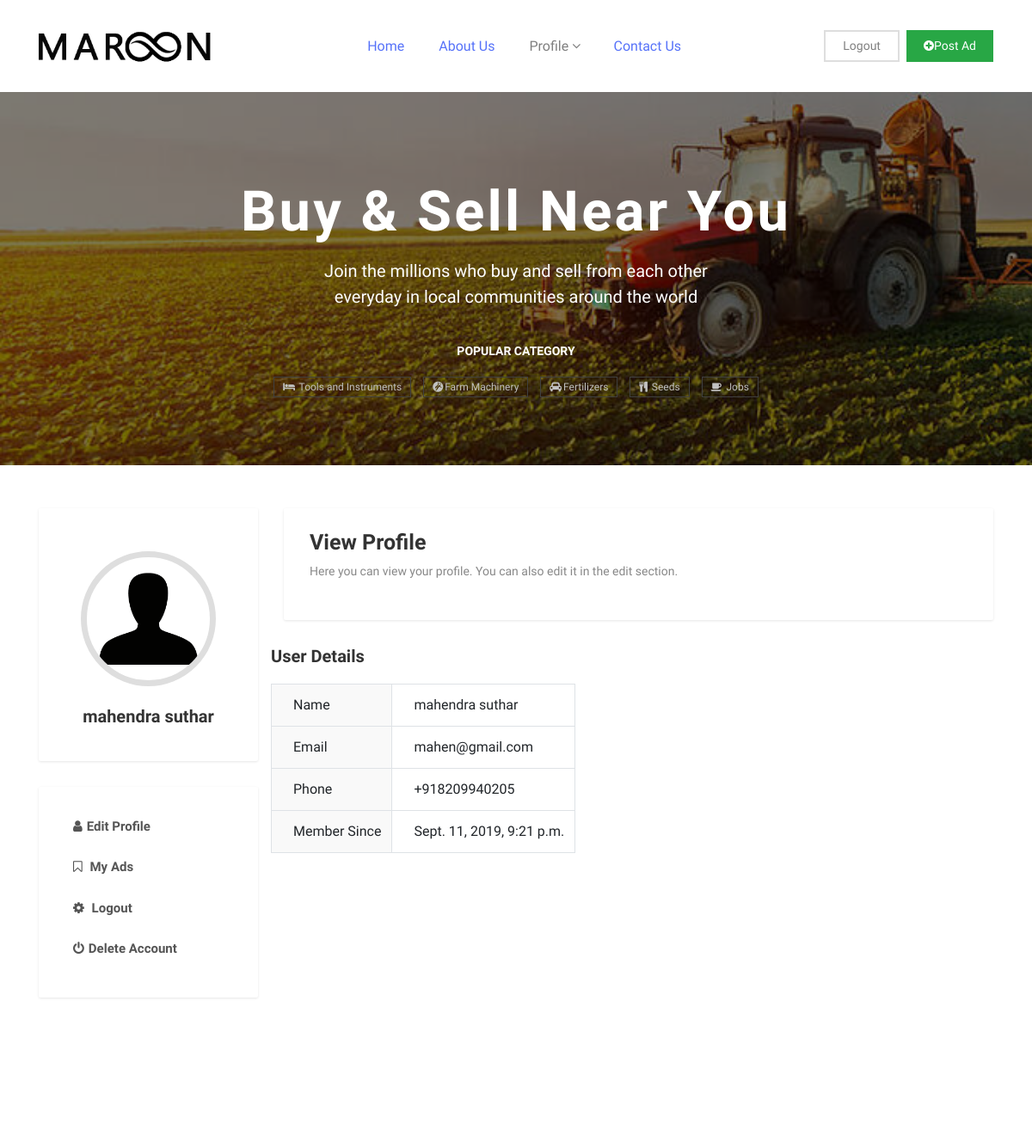
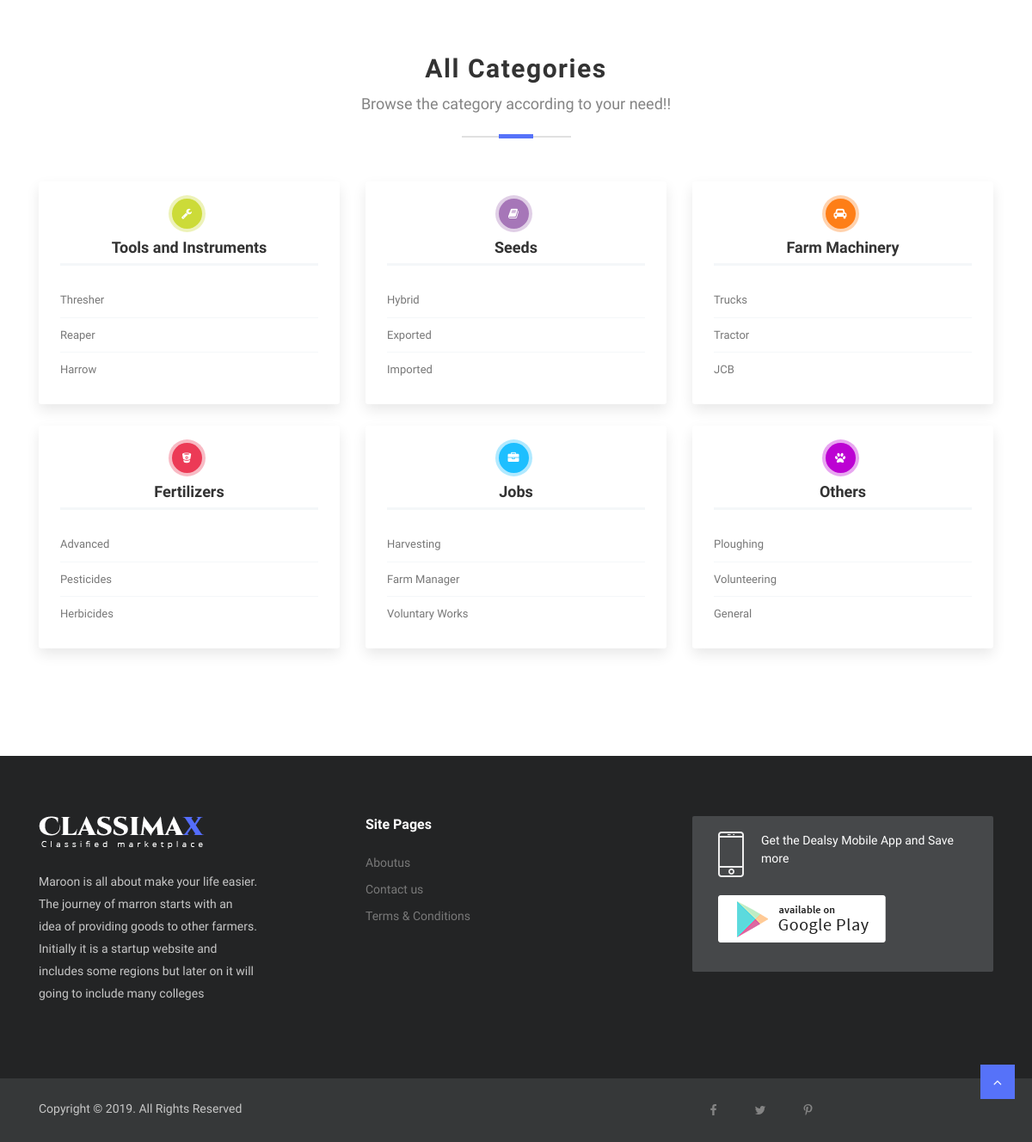
The page /account/profile/ (signed in) on the database its author committed (2 pictures, top to bottom).
### accounts/models.py (models this page shows, shortened)
class User(AbstractBaseUser):
    email = models.EmailField(
        verbose_name='email address',
        max_length=255,
        unique=True,
    )
    phone = PhoneNumberField(unique = True, null=True, blank = False, region = 'IN', max_length = 13)
    first_name = models.CharField( max_length=20 , null = True, blank = False)
    last_name = models.CharField(max_length = 20 , null = True, blank = False)
    active = models.BooleanField(default=True)
    staff = models.BooleanField(default=False) # a admin user; non super-user
    admin = models.BooleanField(default=False) # a superuser
    date = models.DateTimeField(default=datetime.now, blank=True, null = True)
    USERNAME_FIELD = 'email'
    REQUIRED_FIELDS = ['first_name','last_name','phone'] # Email & Password are required by default.
    objects = UserManager()
    @property
    def is_active(self):
        return self.active

### accounts/views.py (the view)
# urls.py: path('profile/', views.profile_view, name = 'profile'),
def profile_view(request, *args, **kwargs):
    if request.user.is_authenticated:
        return render(request, 'profile.html',{})
    else:
        return redirect('accounts:login')

### templates/profile.html (shortened to what this page needs)
{% extends "base.html" %}
{% load static %}
{% block content %}
<section class="user-profile section">
	<div class="container">
		<div class="row">
			<div class="col-md-10 offset-md-1 col-lg-3 offset-lg-0">
				<div class="sidebar">
					<div class="widget user">
						<div class="image d-flex justify-content-center">
							<img src="{% static 'images/user.png'%}" alt="" class="">
						</div>
						<h5 class="text-center">{{user.first_name}} {{user.last_name}}</h5>
					</div>
                    <div class="widget user-dashboard-menu">
                      <ul>
                    <li  ><a href="{% url 'accounts:update_user_profile'%}"><i class="fa fa-user"></i>Edit Profile </a></li>
                            <li class=""><a href="{% url 'accounts:myads'%}"><i class="fa fa-bookmark-o"></i> My Ads</a></li>
                            <li><a href="" data-toggle="modal" data-target="#logoutaccount"><i class="fa fa-cog"></i> Logout</a></li>
                            <li><a href="" data-toggle="modal" data-target="#deleteaccount"><i class="fa fa-power-off"></i>Delete
                  Account</a></li>
                    </ul>
          </div>
				</div>
			</div>
			<div class="col-md-10 offset-md-1 col-lg-9 offset-lg-0">
				<div class="widget welcome-message">
					<h2>View Profile</h2>
					<p>Here you can view your profile. You can also edit it in the edit section.</p>
				</div>
				<div class="row">
    					<div class="tab-pane" id="pills-profile" role="tabpanel" aria-labelledby="pills-profile-tab">
								<h3 class="tab-title">User Details</h3>
								<table class="table table-bordered product-table">
									<tbody>
										<tr>
											<td>Name</td>
											<td>{{request.user.first_name}} {{request.user.last_name}}</td>
										</tr>
										<tr>
											<td>Email</td>
											<td>{{request.user.email}}</td>
										</tr>
										<tr>
											<td>Phone</td>
											<td>{{request.user.phone}}</td>
										</tr>
										<tr>
											<td>Member Since</td>
											<td>{{request.user.date}}</td>
										</tr>
									</tbody>
								</table>
							</div>
				</div>
			</div>
		</div>
	</div>
</section>
{% endblock content %}

### static/css/style.css (style rules this page uses)
body { line-height: 1.5; font-family: "Muli", sans-serif; }
p, li, input, select, button { font-family: "Muli", sans-serif; color: #666; font-size: 14px; font-weight: 400; }
h1, h2, h3, h4, h5, h6 { font-family: "Muli", sans-serif; font-weight: 600; color: #333; }
p { color: #666; }
h2 { font-size: 25px; }
h3 { font-size: 20px; }
p { color: #888; }
ol, ul { margin: 0; padding: 0; list-style: none; }
a { transition: all .3s ease-in 0s; color: #000; }
.section { padding: 100px 0; }
.user-profile, .dashboard { padding-top: 50px; }
.user-dashboard-menu li { margin-bottom: 5px; }
.user-dashboard-menu li a { padding: 10px; font-size: 15px; display: block; font-weight: 600; color: #555; }
.user-dashboard-menu li a i { margin-right: 5px; }
.product-table { margin-top: 20px; }
.product-table tr td:first-child { background: #f9f9f9; }
.product-table tr td { padding-left: 25px; }
.widget { background: #fff; box-shadow: 0px 1px 3px 0px rgba(0, 0, 0, 0.1); padding: 25px 30px 30px; margin-bottom: 30px; border-radius: 2px; }
.widget.user { padding-top: 50px; }
.widget.user .image img { width: 157px; height: 157px; border-radius: 100%; border: 7px solid #dedede; }
.widget.user h5 { font-size: 20px; margin-top: 23px; font-weight: bold; margin-bottom: 10px; }

### rows shown on the page
User: first_name "mahendra", last_name "suthar", user.first_name "mahendra", user.last_name "suthar", user.email "mahen@gmail.com", user.phone "+918209940205", user "Sept. 11, 2019, 9:21 p.m."
